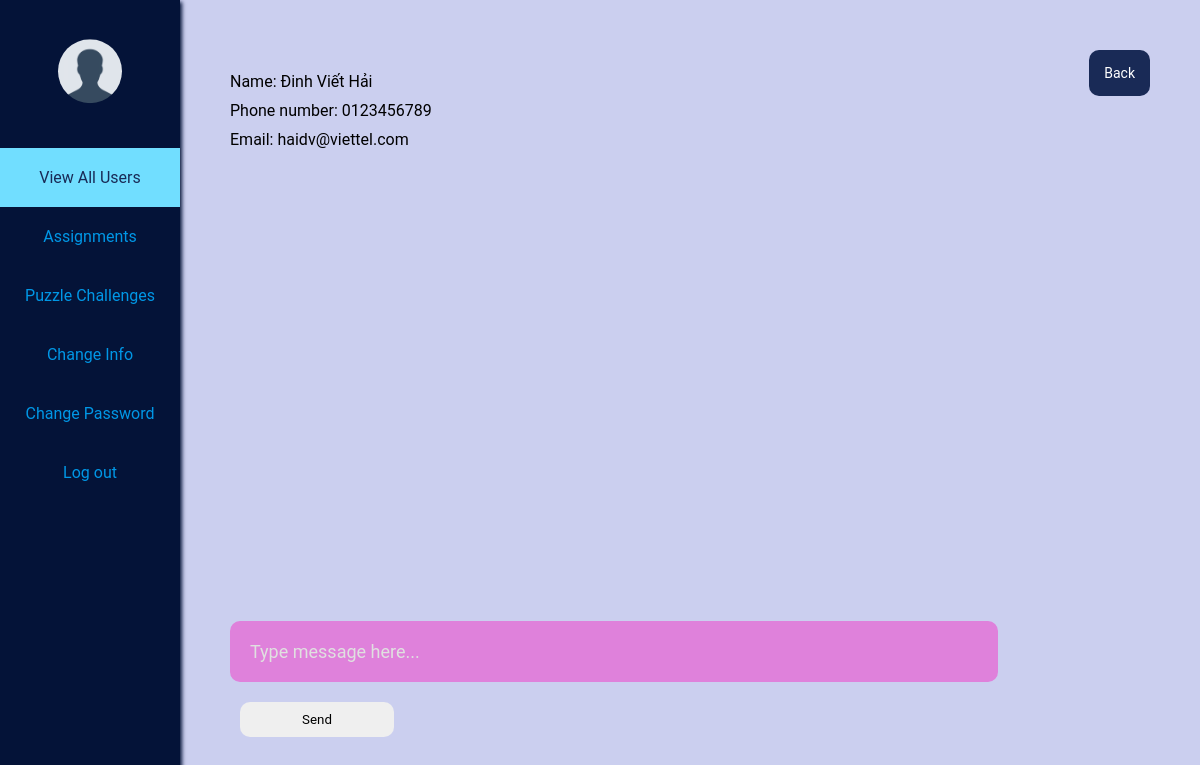
Screenshot of /student/message.php?idguest=1 with the database file from the repository.
### tables this page shows
CREATE TABLE `tbluser` (
  `id` int(11) NOT NULL,
  `username` varchar(255) NOT NULL,
  `password` varchar(255) NOT NULL,
  `pos` int(11) NOT NULL,
  `name` varchar(128) NOT NULL,
  `pnumber` varchar(16) NOT NULL,
  `email` varchar(128) NOT NULL,
  `avatar` varchar(128) NOT NULL
);

### student/message.php (the view, shortened to what this page needs)
<?php
require_once("../config/user.php");
$name_guest = $username_guest = $email_guest = $phonenumber_guest = "";
    if(isset($_GET["idguest"])){
        $id_guest = $_GET["idguest"];
        $sql = "SELECT * FROM tbluser WHERE id = '$id_guest'";
        $result = $conn->query($sql);
        $row = $result->fetch_array(MYSQLI_NUM);
        $name_guest = $row[4];
        $phonenumber_guest = $row[5];
        $email_guest = $row[6];
    }
?>
<!DOCTYPE html>
<html lang="en">
<head>
    <link rel="stylesheet" href="student_style.css">
</head>
</head>
<body>
    <div class="sidebar" >
        <ul class="menu">
            <li>
                <?php
                    $id = $_SESSION["id"];
                    $sql = "SELECT * FROM tbluser WHERE id = '$id'";
                    $result = $conn->query($sql);
                    $row = $result->fetch_array(MYSQLI_NUM);
                    echo '<a href="index.php"> <img src="../image/avatars/'.($row[7] ? $row[7] : "default-avatar.png").'" class="avatar" alt=""> </a>';
                ?>
            </li>
            <li>
                <a href="index.php">
                </a>
            </li>
            <li>
                <a href="user.php" class="darkblue">View All Users</a>
            </li>
            <li>
                <a href="assignment_show.php">Assignments</a>
            </li>
            <li>
                <a href="challenge.php" >Puzzle Challenges</a>
            </li>
			<li>
                <a href="changeinfo.php" >Change Info</a>
            </li>
			<li>
                <a href="changepwd.php" >Change Password</a>
			</li>
			<li>
                <a href="../logout.php">Log out</a>
            </li>
        </ul>
    </div>
	<div class="container">
		<div class="row">
			<a href="user.php" class="add" style="float:right;">Back</a>
		</div>
		<div class="row">
			<p> Name: <?php echo $name_guest;?></p>
			<p> Phone number: <?php echo $phonenumber_guest;?></p>
			<p> Email: <?php echo $email_guest;?></p>
		</div>
		<div id="message-scroll" class="row" style="height:400px; margin-top:40px; overflow: scroll;">
		</div>
        <div class="row type-msg">
            <form action="" method="POST">
                <input type="text" name="newmessage" placeholder="Type message here...">
                <input type="submit" class='msg-send' name="send" value="Send">
            </form>
        </div>
	</div>
</body>
</html>

### student/student_style.css (style rules this page uses)
* { margin: 0; padding: 0; font-family: "Roboto", sans-serif; }
.sidebar { height: 100%; width: 180px; position: fixed; z-index: 1; top: 0; left: 0; background-color: #041338; overflow-x: hidden; font-size: 16px; box-shadow: 2px 2px 4px #041338; }
img.avatar { height: 64px; width: 64px; border-radius: 50%; cursor: pointer; transform: translateY(30%); padding: 0 60px; }
.sidebar .menu { margin-top: 0px; }
.sidebar .menu li { list-style-type: none; display: flex; justify-content: center; width: 100%; }
.sidebar .menu li a { display: block; padding: 20px 0; text-decoration: none; color: #0097e6; text-align: center; flex: 1; }
.darkblue { background-color: #71deff!important; color: #192a56!important; opacity: 100%; }
.container { margin-left: 180px; padding: 50px; box-sizing: border-box; font-size: 14px; height: 100vh; background: #cbcfef; box-sizing: border-box; }
.container .row { margin-bottom: 22px; box-sizing: border-box; }
.container .row p { font-size: 16px; margin-bottom: 10px; }
.add { padding: 15px; background: #192a56; color: white; border: none; border-radius: 10px; text-decoration: none; }
.container .row input[type=text] { width: 85%; border: none; border-radius: 10px; padding: 20px; box-sizing: border-box; margin-bottom: 20px; margin-top: 10px; background-color: rgb(223, 129, 219); color: white; font-size: 18px; }
.container .row input[type=submit] { border: none; background-color: none; padding: 10px; border-radius: 10px; cursor: pointer; }
.type-msg { margin-right: 16px; }
.type-msg ::placeholder { color: rgb(224, 224, 224); }
.msg-send { width: 154px; margin: 0 10px; }

### rows the page displays
tbluser: name "Đinh Viết Hải", pnumber "0123456789", email "haidv@viettel.com"
